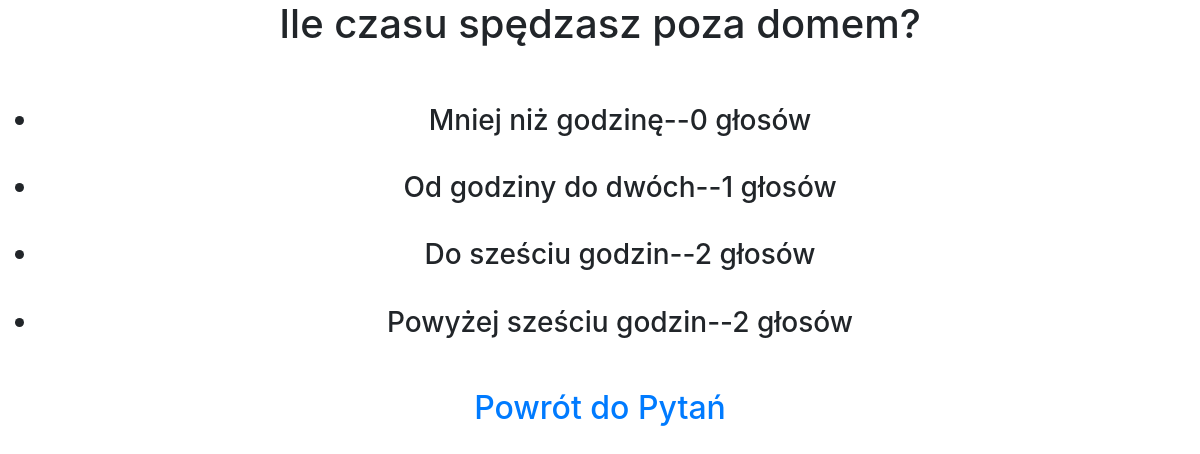
Screenshot of /ankieta/3/wyniki with the database file from the repository.
### questionnaire/models.py (models this page shows, shortened)
class Question(models.Model):
    question_text=models.CharField(max_length=200)
    question_date=models.DateField(auto_now=True)
    object=models.Manager()
    class Meta:
        verbose_name='Pytanie'
        verbose_name_plural='Pytania'

class Answer(models.Model):
    question = models.ForeignKey(Question,on_delete=models.CASCADE)
    answer_text=models.CharField(max_length=200)
    glosy=models.IntegerField(default=0)
    object=models.Manager()
    class Meta:
        verbose_name='Odpowiedz'
        verbose_name_plural='Odpowiedzi'

### questionnaire/views.py (the view)
# urls.py: path('<int:question_id>/wyniki',views.result,name='result'),
def result(request,question_id):
    question=get_object_or_404(Question,pk=question_id)
    return render(request,'questionnaire/result.html',{'question':question})

### questionnaire/templates/questionnaire/result.html (shortened to what this page needs)
{% extends 'questionnaire/base.html' %}
{% block content %}
<center>
<h1>{{question.question_text}}</h1>
<ul>
    <br><br>
    <h3>
    {% for ans in question.answer_set.all %}
        <li>{{ans.answer_text}}--{{ ans.glosy }} głosów</li>
        <br>
    {%endfor%}
    </ul>
<h2>
<a href="{% url 'index' %}">Powrót do Pytań</a>   </h2>
</center>
{% endblock %}

### rows the page displays
Question: question_text "Ile czasu spędzasz poza domem?"
Answer: answer_text "Mniej niż godzinę", glosy "0"
Answer: answer_text "Od godziny do dwóch", glosy "1"
Answer: answer_text "Do sześciu godzin", glosy "2"
Answer: answer_text "Powyżej sześciu godzin", glosy "2"
